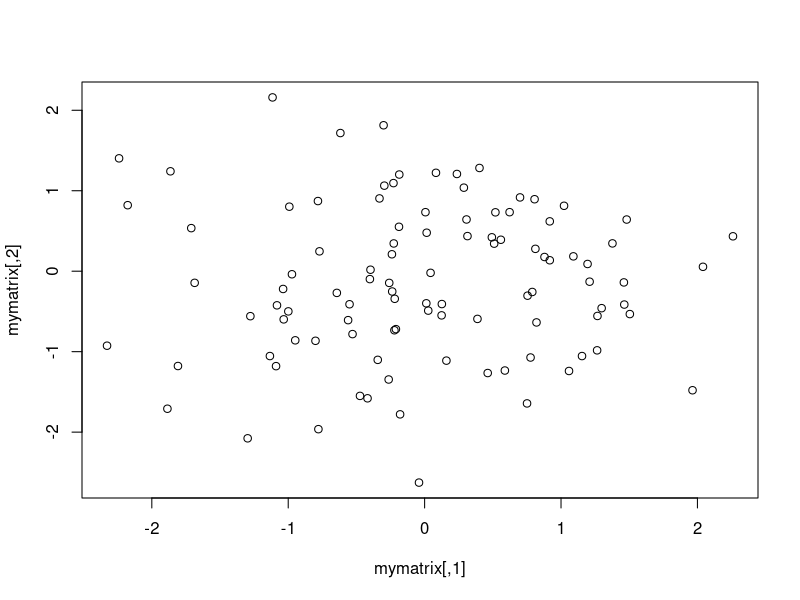
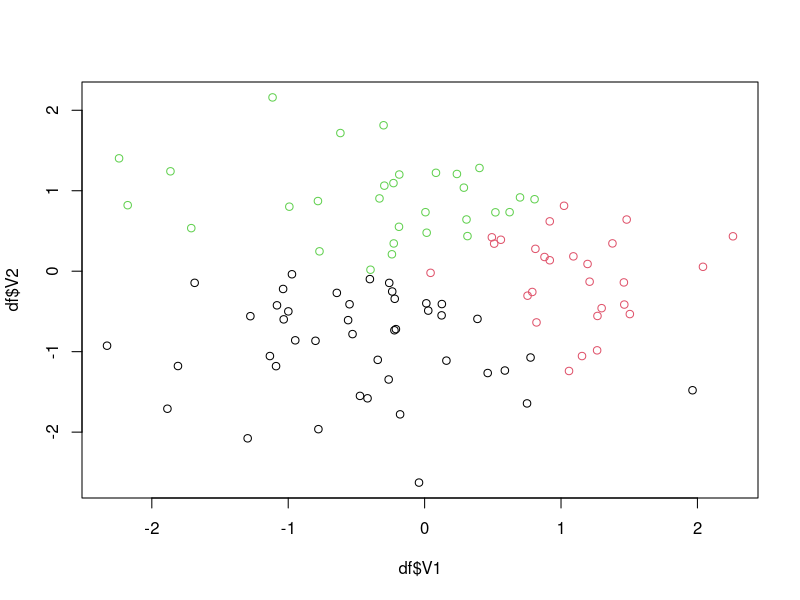

These charts were generated, in order, by the following R code:
## ---- chunk 1
library("MASS")
## ---- chunk 2
Sigma <- matrix(c(1,0,0,1), ncol=2, byrow=TRUE)
mu = c(0,0)
meindata <- mvrnorm(n =100, mu=mu, Sigma = Sigma) # n pitää olla 100, mutta testatessa pienempi
mymatrix <- matrix(meindata, ncol=2)
plot(mymatrix)

calc_euclidian_dist <- function(x1, x2, y1, y2) {
  # sqrt((x1-x2)^2+(y1-y2)^2)
  sqrt((x1-x2)^2)+((y1-y2)^2)
}

calc_euclidian_dist_centroids <- function(x, K, centroids_list) {
  dist <-c()
  #print("Printing centroids_list:")
  #print(centroids_list)
  for(j in 1:K) {
    eucdist <<-calc_euclidian_dist(x[1], centroids_list[[j]][1], x[2], centroids_list[[j]][2]) # tähän avaat ja käyt läpi listan centroidit ja teet eucdistin niille
    
    dist <-c(dist, eucdist)
  }
  
  min_dist <-which.min(dist)
}

# nyt täytyy luoda centroidit
# while loop, jossa otetaan jokaisen kyseisen K V1 V2 keskiarvot, ja annetaan Centroidille(K).
# tämän voi tehdä apufunktiossa
# luo centroideista lista, jonka palautat takaisin tälle funktiolle
create_centroids <- function(k_data_colour, K) {
  #print("Printing k_data_colour")
  #print(k_data_colour)
  #print("Printing K")
  #print(K)
  
  centroids_list <- list()
  for(i in 1:K) {
    subx <- subset(k_data_colour[,1],k_data_colour[,3]==i)
    suby <- subset(k_data_colour[,2],k_data_colour[,3]==i)
    meanx <- mean(subx)
    meany <- mean(suby)
    #print("Mean X")
    #print(meanx)
    #print("Mean Y")
    #print(meany)
    centroid <- c(meanx, meany)
    #print("Centroid:")
    #print(centroid)
    centroids_list <-c(centroids_list, list(centroid))
    #print("Centroids_list")
    #print(centroids_list)
  }
  centroids_list
}

#identical(vector, vector)
# true jos ovat samat

# funktio joka antaa alkioille arvon/värin


# centroidit luodaan pylpyröiden keskipisteelle

# centroideihin tallennetaan kaikki niitä lähimpänä olevat pylpyrät

#luo lista centroideista
# joka sisältää centroid-vektorit (2-uloitteisia, sisältävät omat pylpyränsä)

# centroidien laskeminen algoritmi

# 
# 
# k-means algoritmi
#  anna pylpyrämatriisille jokaiselle oma väri/numero (cbind) (kertaa K)
k_means <- function(data, K) {   # data on mymatrix
  k_data <- data
  clusters <<- c()
  for(i in k_data) {
    random_number <- sample(K,1)
    clusters <<- c(clusters, random_number)
  }
  k_data_colour <- cbind(k_data, clusters)
  #print("Printing k_data_colour")
  #print(k_data_colour)


  previous_clusters <<-c()
  new_clusters <<-c()
  #print("tässä")
  while(TRUE) {
    centroids_list <- create_centroids(k_data_colour, K)
    #print("Printing centroids list")
    #print(centroids_list)
    previous_clusters <<- new_clusters
    new_clusters <<- c()

    apply(k_data, 1, FUN=function(x) {
    minimum_dist <<- calc_euclidian_dist_centroids(x, K, centroids_list)
  #luo functio joka laskee jokaisen pylpyrän lyhimmän euclidiaanisen etäisyyden centroideihin, ja selvitä mikä centroidi on lähin.
    new_clusters <<-c(new_clusters, minimum_dist)
    })
    k_data_colour[,3] <- new_clusters
    if (identical(new_clusters, previous_clusters)) {
      break
    }
  # tutki ovatko vanhat klusterit samoja kuin uudet. Jos ovat, break, algoritmi ajettu loppuun.
  # kannattaa käyttää identical(cluster, cluster) -sisäistä metodia.
  }
  previous_clusters <<-c()
  new_k_matrix <-cbind(k_data, new_clusters)
}

#print("rivi 110")
result <-k_means(mymatrix, 3)

# luo 
df <- data.frame(result)
print(df)

plot(df$V1, df$V2, col=factor(df$new_clusters))
# 


